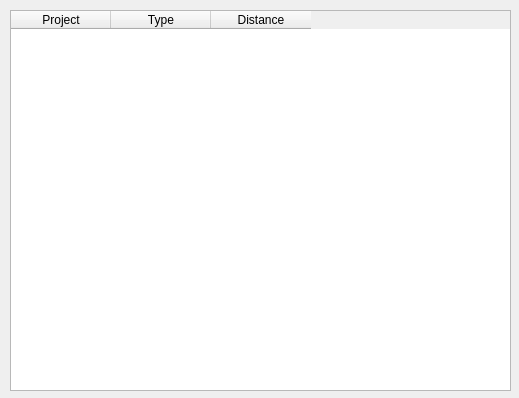
<?xml version="1.0" encoding="UTF-8"?>
<ui version="4.0">
 <class>dlgImpacts</class>
 <widget class="QDialog" name="dlgImpacts">
  <property name="geometry">
   <rect>
    <x>0</x>
    <y>0</y>
    <width>519</width>
    <height>398</height>
   </rect>
  </property>
  <property name="windowTitle">
   <string>Dialog</string>
  </property>
  <widget class="QTableWidget" name="tblImpacts">
   <property name="geometry">
    <rect>
     <x>10</x>
     <y>10</y>
     <width>501</width>
     <height>381</height>
    </rect>
   </property>
   <property name="alternatingRowColors">
    <bool>true</bool>
   </property>
   <column>
    <property name="text">
     <string>Project</string>
    </property>
   </column>
   <column>
    <property name="text">
     <string>Type</string>
    </property>
   </column>
   <column>
    <property name="text">
     <string>Distance</string>
    </property>
   </column>
  </widget>
 </widget>
 <resources/>
 <connections/>
</ui>
